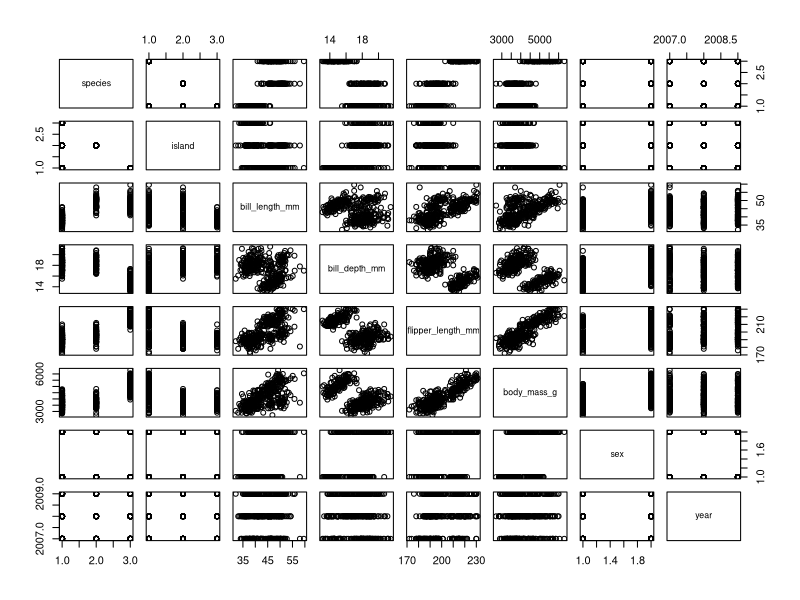
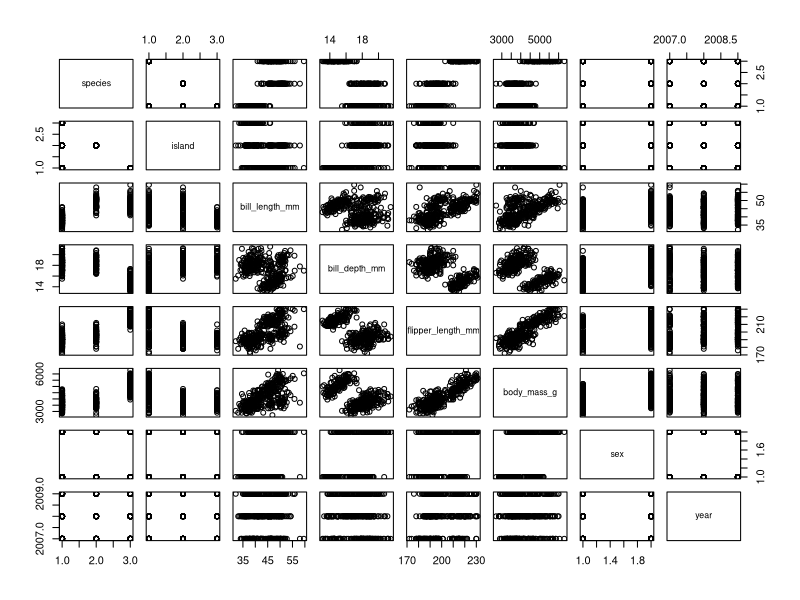
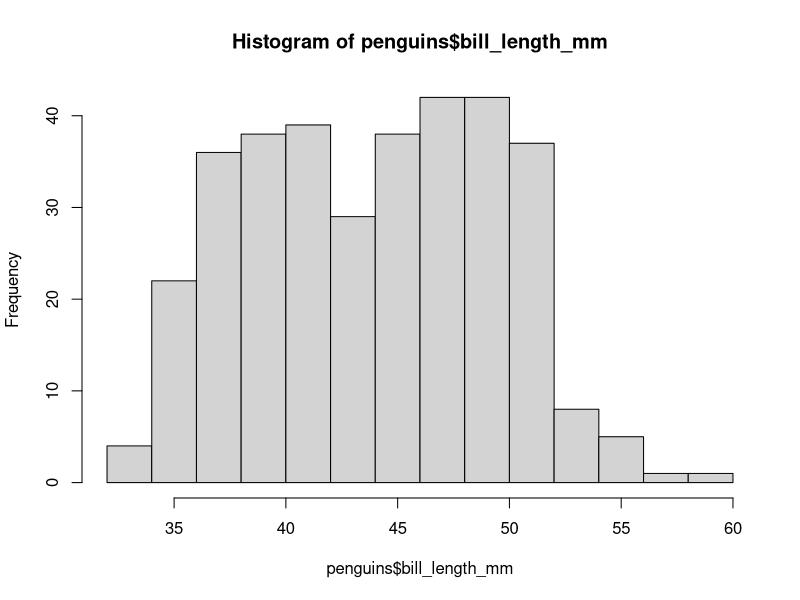
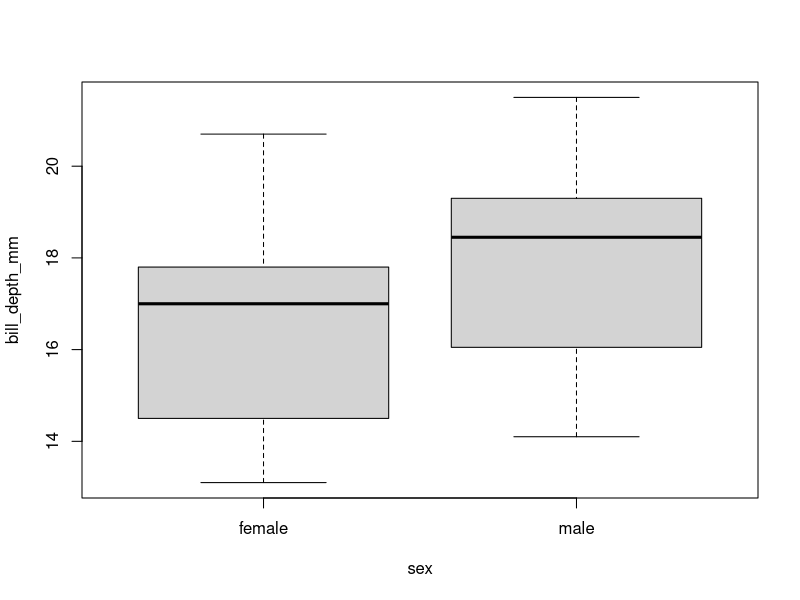
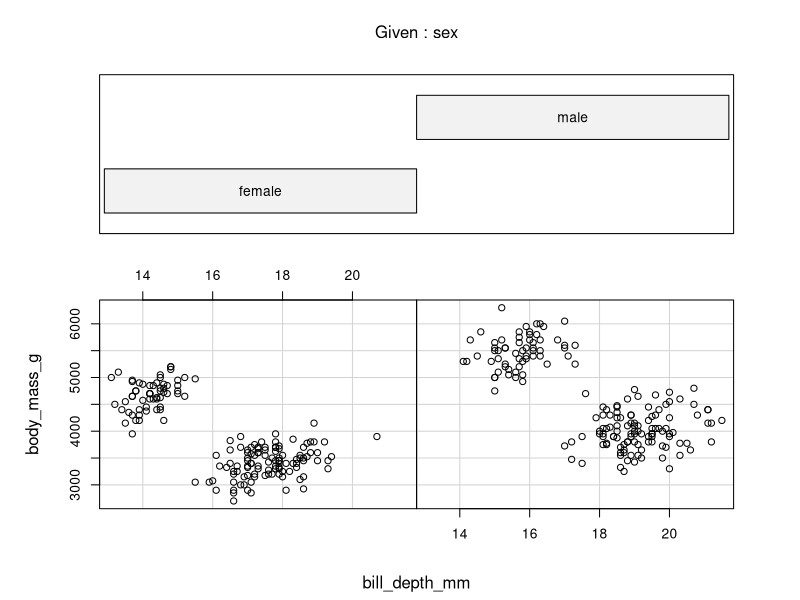
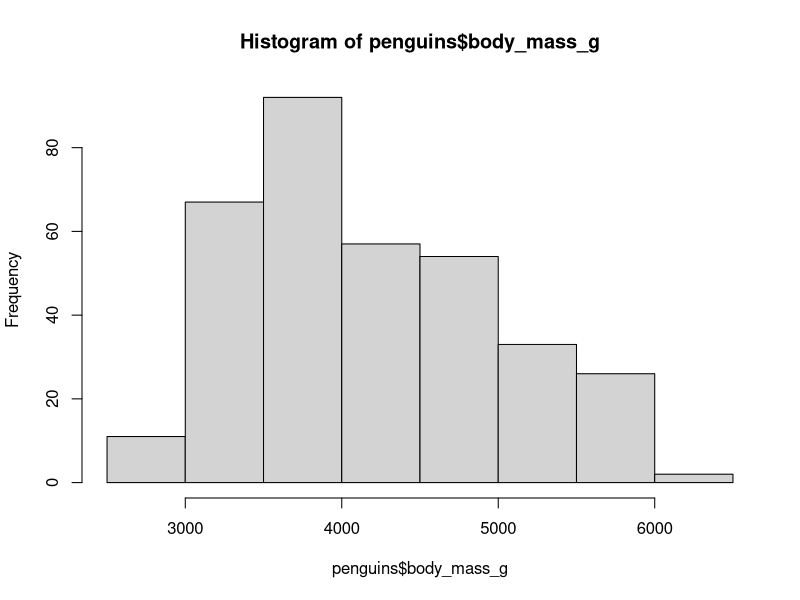

The R source for these figures, in order:
install.packages("palmerpenguins")
require(palmerpenguins)
require(here)
# Quotation marks are optional when loading installed packages, even though it seems like you should need them. 

class(penguins)
penguins = data.frame(penguins)

mean(penguins$bill_length_mm)
# This doesn't work because theres NA data
# Some functions don't work if theres missing data!
head(penguins)
?mean()
# na.rm : indicates whether NA values should be stripped before the computation proceeds.
# Must set na.rm = TRUE if there is NA or NULL  data
mean(penguins$bill_length_mm, na.rm = TRUE)

pairs(penguins)
plot(penguins)
hist(penguins$bill_length_mm)

boxplot(bill_depth_mm ~ sex, data = penguins)
?boxplot()
# y ~ grp, where y is a numeric vector of data values to be split into groups according to the grouping variable grp (usually a factor)
# TILDE 
# y = bill_depth_mm, and it was split into cateogries of M/F

coplot(body_mass_g ~ bill_depth_mm | sex, data = penguins)
# body_mass_g grouped by bill_depth_mm and sex!
?coplot()
# y ~ x | a indicates that plots of y versus x should be produced conditional on the variable a.
# Conditioning variable is a! 

?png()
png(filename = here("basic_histogram.png"), width = 800, height = 600)
# png(filename = "x", width = y, height = z, units = px/in/mm....)
# There are many specifications you can make to your export!
hist(penguins$body_mass_g)
dev.off()





